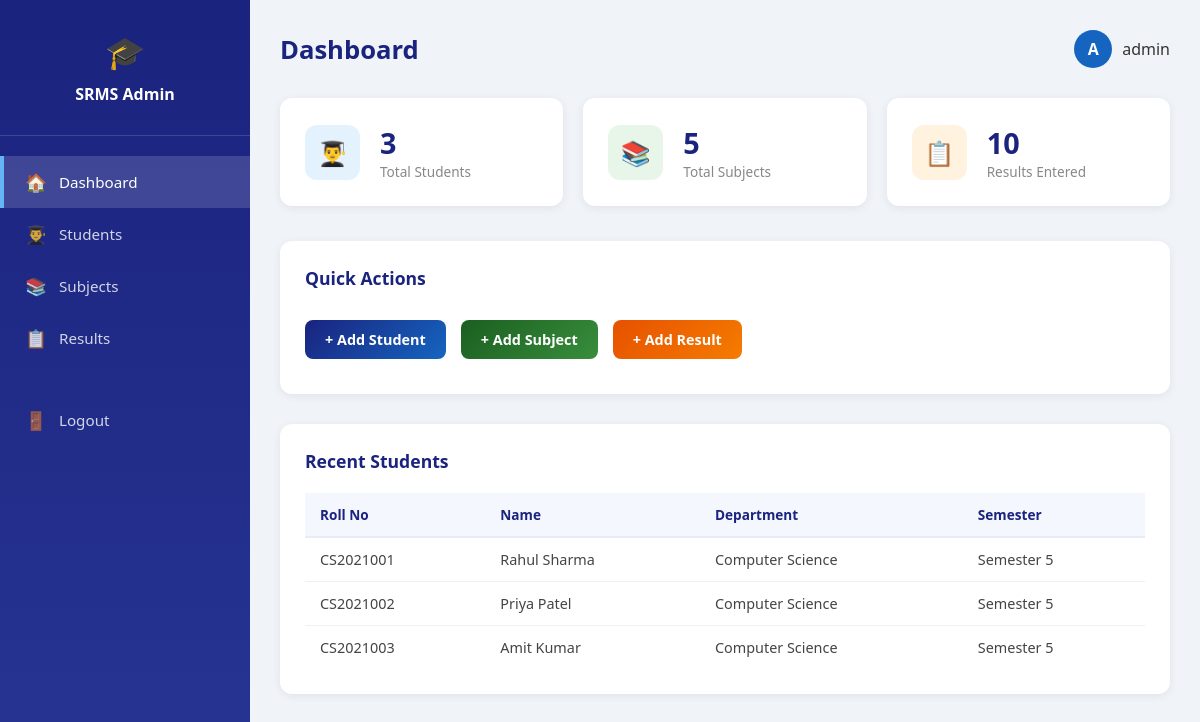
Page /php/admin_dashboard.php (signed in) on the committed database.
### tables this page shows
CREATE TABLE students (
    id INT AUTO_INCREMENT PRIMARY KEY,
    roll_no VARCHAR(20) NOT NULL UNIQUE,
    name VARCHAR(100) NOT NULL,
    email VARCHAR(100) NOT NULL UNIQUE,
    password VARCHAR(255) NOT NULL,
    department VARCHAR(50) NOT NULL,
    semester INT NOT NULL,
    created_at TIMESTAMP DEFAULT CURRENT_TIMESTAMP
);

### php/admin_dashboard.php (the view, shortened to what this page needs)
<?php
require_once 'config.php';
$students = mysqli_fetch_assoc(mysqli_query($conn, "SELECT COUNT(*) as c FROM students"))['c'];
$subjects = mysqli_fetch_assoc(mysqli_query($conn, "SELECT COUNT(*) as c FROM subjects"))['c'];
$results  = mysqli_fetch_assoc(mysqli_query($conn, "SELECT COUNT(*) as c FROM results"))['c'];
?>
<!DOCTYPE html>
<html lang="en">
<head>
    <link rel="stylesheet" href="../css/style.css">
</head>
<body>
<div class="dashboard">
    <aside class="sidebar">
        <div class="brand">
            <div style="font-size:2rem;">🎓</div>
            <h3>SRMS Admin</h3>
        </div>
        <nav>
            <a href="admin_dashboard.php" class="active"><span>🏠</span> Dashboard</a>
            <a href="manage_students.php"><span>👨‍🎓</span> Students</a>
            <a href="manage_subjects.php"><span>📚</span> Subjects</a>
            <a href="manage_results.php"><span>📋</span> Results</a>
            <a href="admin_logout.php" style="margin-top:30px;"><span>🚪</span> Logout</a>
        </nav>
    </aside>
    <main class="main-content">
        <div class="topbar">
            <h1>Dashboard</h1>
            <div class="user-info">
                <div class="avatar">A</div>
                <span><?= htmlspecialchars($_SESSION['admin_name']) ?></span>
            </div>
        </div>
        <div class="stats-grid">
            <div class="stat-card">
                <div class="stat-icon blue">👨‍🎓</div>
                <div class="stat-info">
                    <h3><?= $students ?></h3>
                    <p>Total Students</p>
                </div>
            </div>
            <div class="stat-card">
                <div class="stat-icon green">📚</div>
                <div class="stat-info">
                    <h3><?= $subjects ?></h3>
                    <p>Total Subjects</p>
                </div>
            </div>
            <div class="stat-card">
                <div class="stat-icon orange">📋</div>
                <div class="stat-info">
                    <h3><?= $results ?></h3>
                    <p>Results Entered</p>
                </div>
            </div>
        </div>
        <div class="table-card">
            <h2>Quick Actions</h2>
            <div style="display:flex;gap:15px;flex-wrap:wrap;padding:10px 0;">
                <a href="manage_students.php" class="add-btn">+ Add Student</a>
                <a href="manage_subjects.php" class="add-btn" style="background:linear-gradient(135deg,#1b5e20,#388e3c);">+ Add Subject</a>
                <a href="manage_results.php" class="add-btn" style="background:linear-gradient(135deg,#e65100,#f57c00);">+ Add Result</a>
            </div>
        </div>
        <div class="table-card">
            <h2>Recent Students</h2>
            <table>
                <thead>
                    <tr><th>Roll No</th><th>Name</th><th>Department</th><th>Semester</th></tr>
                </thead>
                <tbody>
                <?php
                $res = mysqli_query($conn, "SELECT * FROM students ORDER BY created_at DESC LIMIT 5");
                while ($row = mysqli_fetch_assoc($res)):
                ?>
                <tr>
                    <td><?= htmlspecialchars($row['roll_no']) ?></td>
                    <td><?= htmlspecialchars($row['name']) ?></td>
                    <td><?= htmlspecialchars($row['department']) ?></td>
                    <td>Semester <?= $row['semester'] ?></td>
                </tr>
                <?php endwhile; ?>
                </tbody>
            </table>
        </div>
    </main>
</div>
</body>
</html>

### css/style.css (style rules this page uses)
* { margin: 0; padding: 0; box-sizing: border-box; }
body { font-family: 'Segoe UI', Tahoma, Geneva, Verdana, sans-serif; background: #f0f4f8; color: #333; }
.dashboard { display: flex; min-height: 100vh; }
.sidebar { width: 250px; min-height: 100vh; background: linear-gradient(180deg, #1a237e, #283593); padding: 30px 0; position: fixed; top: 0; left: 0; }
.sidebar .brand { text-align: center; padding: 0 20px 30px; border-bottom: 1px solid rgba(255,255,255,0.15); }
.sidebar .brand h3 { color: white; font-size: 1rem; margin-top: 10px; }
.sidebar nav { padding: 20px 0; }
.sidebar nav a { display: flex; align-items: center; gap: 12px; color: rgba(255,255,255,0.8); text-decoration: none; padding: 14px 25px; font-size: 0.95rem; transition: all 0.2s; }
.sidebar nav a:hover, .sidebar nav a.active { background: rgba(255,255,255,0.15); color: white; border-left: 4px solid #64b5f6; padding-left: 21px; }
.sidebar nav a span { font-size: 1.1rem; }
.main-content { margin-left: 250px; flex: 1; padding: 30px; }
.topbar { display: flex; justify-content: space-between; align-items: center; margin-bottom: 30px; }
.topbar h1 { font-size: 1.6rem; color: #1a237e; }
.user-info { display: flex; align-items: center; gap: 10px; }
.user-info .avatar { width: 38px; height: 38px; background: #1565c0; border-radius: 50%; display: flex; align-items: center; justify-content: center; color: white; font-weight: bold; }
.stats-grid { display: grid; grid-template-columns: repeat(auto-fit, minmax(200px, 1fr)); gap: 20px; margin-bottom: 35px; }
.stat-card { background: white; border-radius: 12px; padding: 25px; display: flex; align-items: center; gap: 20px; box-shadow: 0 2px 10px rgba(0,0,0,0.07); }
.stat-icon { width: 55px; height: 55px; border-radius: 12px; display: flex; align-items: center; justify-content: center; font-size: 1.5rem; }
.stat-icon.blue { background: #e3f2fd; }
.stat-icon.green { background: #e8f5e9; }
.stat-icon.orange { background: #fff3e0; }
.stat-info h3 { font-size: 1.8rem; color: #1a237e; }
.stat-info p { color: #888; font-size: 0.85rem; }
.table-card { background: white; border-radius: 12px; padding: 25px; box-shadow: 0 2px 10px rgba(0,0,0,0.07); margin-bottom: 30px; }
.table-card h2 { color: #1a237e; margin-bottom: 20px; font-size: 1.1rem; }
.add-btn { background: linear-gradient(135deg, #1a237e, #1565c0); color: white; padding: 10px 20px; border: none; border-radius: 8px; font-size: 0.9rem; font-weight: 600; cursor: pointer; text-decoration: none; display: inline-block; }
table { width: 100%; border-collapse: collapse; }
th { background: #f5f7ff; color: #1a237e; font-weight: 600; text-align: left; padding: 12px 15px; font-size: 0.85rem; border-bottom: 2px solid #e8eaf6; }
td { padding: 12px 15px; border-bottom: 1px solid #f0f0f0; font-size: 0.9rem; color: #444; }
tr:last-child td { border-bottom: none; }

### rows in the picture
students: roll_no "CS2021001", name "Rahul Sharma", department "Computer Science", semester "5"
students: roll_no "CS2021002", name "Priya Patel", department "Computer Science", semester "5"
students: roll_no "CS2021003", name "Amit Kumar", department "Computer Science", semester "5"

### other values in the picture
$_SESSION['admin_name'] "admin"
$students "3"
$subjects "5"
$results "10"
